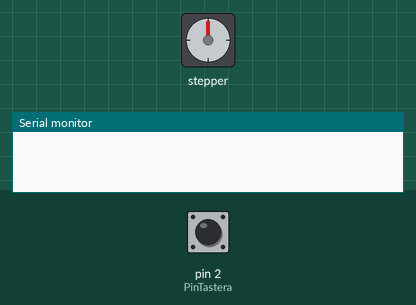
This sketch was run on a simulated Arduino Uno, built with avr-gcc and run on an emulated ATmega328P. On the bench: stepper motor, the last lines printed to the serial monitor. The test bench sets the inputs (shaded band); at power-on: pin 2 (PinTastera) HIGH. Stepper angles assume 2048 steps per turn.

Above: at 1.2 s.
1.3 s: pin 2 (PinTastera) pulled LOW for 0.15 s
At 1.9 s:
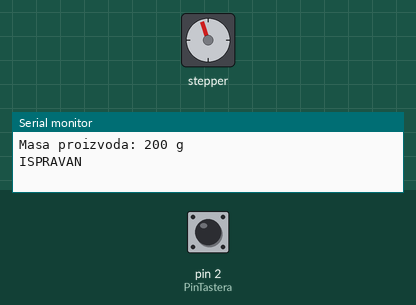
Timing chart, 0 to 4.3 s (numbered marks = the images above; inputs shaded):
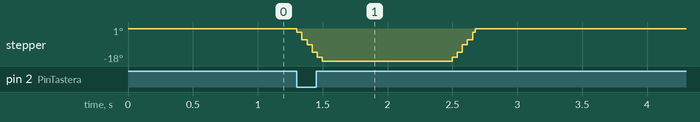

Measured:
- after the input at 1.3 s, stepper: turns 18° counter-clockwise in 0.20 s, then 18° clockwise in 0.18 s

The sketch:

4ETR-B22-program.ino
```cpp
#include <Stepper.h>  // standardna biblioteka za rad sa step motorima

// Pinovi ULN2003 kontrolera (kako je kontroler povezan sa mikrokontrolerom)
const int IN1 = 8;
const int IN2 = 9;
const int IN3 = 10;
const int IN4 = 11;

// Broj koraka po jednom obrtaju motora
const int KoraciPoObr = 2048;  // (na osnovu specifikacija step motora)

// Kreiranje i inicijalizacija Stepper objekta mojStpMot sa datim pinovima
Stepper mojStpMot(KoraciPoObr, IN1, IN3, IN2, IN4);

const int PinTastera = 2;            // pin na koji je povezan taster
const int PinPotenciometra = A0;     // pin potenciometra
int ADVrednost;                      // vrednost na analognom ulazu (rezultat AD konverzije)
volatile boolean pritisnut = false;  // stanje tastera: da li je pritisnut ili nije

void TasterISR() {
  // servisna rutina prekida (ISR), koja se izvrsava
  // svaki put kada se detektuje pritisak tastera na pinu PinTastera
  pritisnut = true;  // menjamo vrednost globalne promenljive pritisnut
}


void setup() {
  // inicijalizacija ulaznog pina sa internim Pull-Up otpornikom
  pinMode(PinTastera, INPUT_PULLUP);
  // Aktiviranje interapta na pinu PinTastera, sa prek rutinom TasterISR
  attachInterrupt(digitalPinToInterrupt(PinTastera), TasterISR, FALLING);
  // Inicijalizacija serijske komunikacije sa racunarom na 9600 bps
  Serial.begin(9600);
  // Podešavanje brzine step motora na 15 obrtaja u minuti (maks brzina ovog motora)
  mojStpMot.setSpeed(15);
}

void loop() {
  if (pritisnut) {                                              // Ako je taster pritisnut
    ADVrednost = analogRead(PinPotenciometra);                  //uzima se vrednost sa analognog ulaza...
    int tezinaProizvoda = map(ADVrednost, 205, 818, 185, 215);  // mapiranje vrednosti za dobijanje tezine proizvoda u gramima
    Serial.print("Masa proizvoda: ");
    Serial.print(tezinaProizvoda);
    Serial.println(" g");
    if (tezinaProizvoda < 196 || tezinaProizvoda > 204) {
      Serial.println("NEISPRAVAN");
      mojStpMot.step(100);  // motor pravi 100 koraka u smeru kazaljke na satu
      delay(1000);
      mojStpMot.step(-100);  // motor pravi 100 koraka u smeru suprotnom od kazaljke na satu -> pocetni polozaj
    } else {
      Serial.println("ISPRAVAN");
      mojStpMot.step(-100);  // motor pravi 100 koraka u smeru kazaljke na satu
      delay(1000);
      mojStpMot.step(100);  // motor pravi 100 koraka u smeru suprotnom od kazaljke na satu -> pocetni polozaj
    }
    pritisnut = false;  // resetuje se logicka promenljiva
  }
}
```
